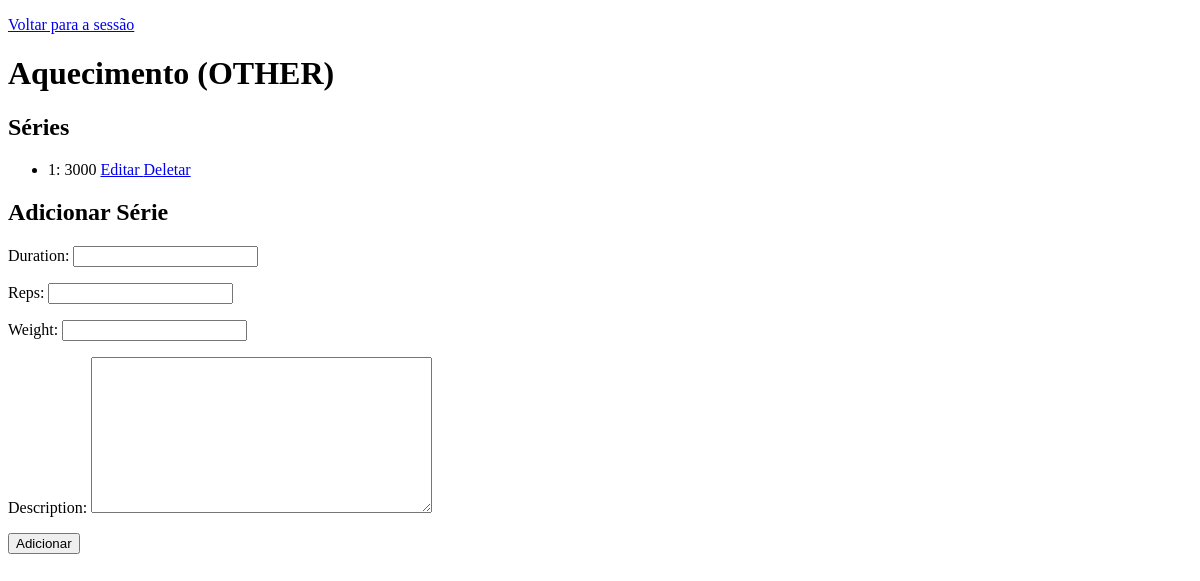
The app's page /training/session-exercise/17/ (signed in), older data.
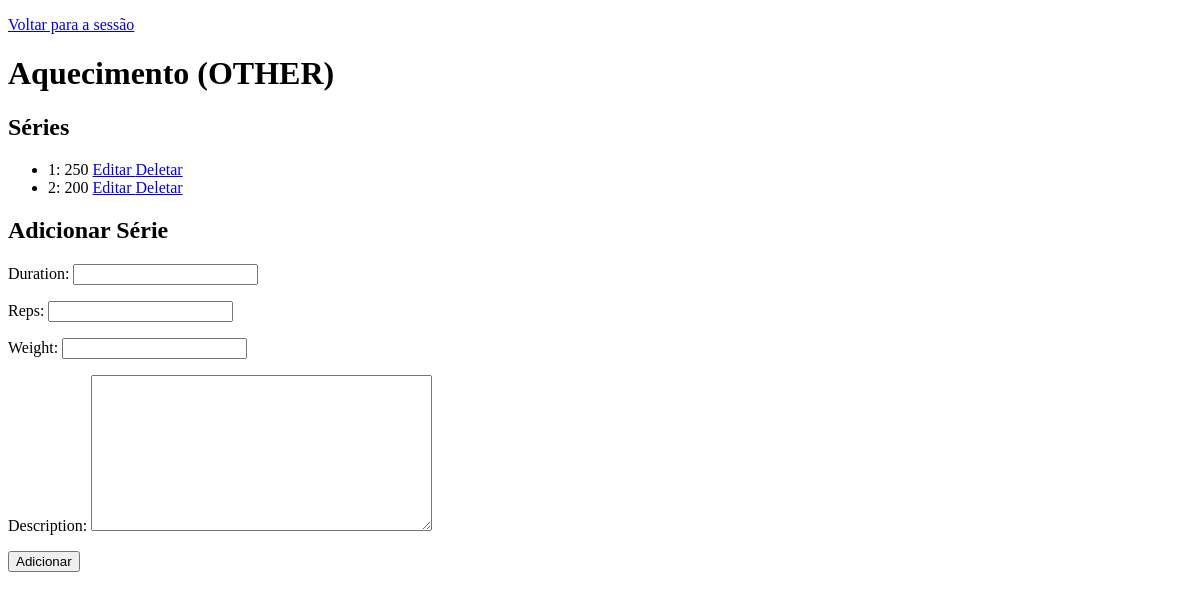
The same page, newer data.
### training/models.py (models this page shows, shortened)
class ExerciseSet(models.Model):
    order = models.PositiveSmallIntegerField()
    session_exercise = models.ForeignKey(
        SessionExercise,
        on_delete=models.CASCADE,
        related_name='exercise_sets',
    )
    reps = models.PositiveSmallIntegerField(blank=True, null=True)
    duration = models.PositiveSmallIntegerField(blank=True, null=True)
    weight = models.DecimalField(max_digits=6, decimal_places=2, blank=True, null=True)
    description = models.TextField(blank=True)
    class Meta:
        constraints = [
            models.UniqueConstraint(
                fields=['session_exercise', 'order'],
                name='uniq_exerciseset_order_per_session_exercise',
            )
        ]

### training/views.py (the view)
# urls.py: path('session-exercise/<int:pk>/', views.session_exercise_detail, name='session_exercise_detail'),
@login_required
def session_exercise_detail(request, pk):
    se = get_object_or_404(
        SessionExercise.objects.select_related('session', 'exercise'),
        pk=pk,
        session__user=request.user,
    )
    sets_qs = se.exercise_sets.all().order_by('order')
    if request.method == 'POST':
        form = ExerciseSetForm(request.POST)
        if form.is_valid():
            s = form.save(commit=False)
            s.session_exercise = se
            max_order = se.exercise_sets.aggregate(Max('order'))['order__max'] or 0
            s.order = max_order + 1
            s.save()
            return redirect('training:session_exercise_detail', pk=se.pk)
    else:
        form = ExerciseSetForm()
    return render(
        request,
        'session_exercise_detail.html',
        {'se': se, 'sets': sets_qs, 'form': form}
    )

### training/forms.py
class ExerciseSetForm(forms.ModelForm):
    class Meta:
        model = ExerciseSet
        fields = [
            'duration',
            'reps',
            'weight',
            'description',
        ]

### training/templates/session_exercise_detail.html (shortened to what this page needs)
<!DOCTYPE html>
<html lang="en">
<head>
</head>
<body>
    <p><a href="{% url 'training:training_session_detail' pk=se.session.pk %}">Voltar para a sessão</a></p>
    <h1>{{ se.exercise.name }} ({{ se.variation }})</h1>
    <h2>Séries</h2>
    <ul>
        {% for s in sets %}
            <li>
                {{ s.order }}:
                {% if s.reps %}{{ s.reps }}{% else %}{{ s.duration }}{% endif %}
                <a href="{% url 'training:exercise_set_update' session_exercise_pk=se.pk pk=s.pk %}">
                    Editar
                </a>
                <a href="{% url 'training:exercise_set_delete' session_exercise_pk=se.pk pk=s.pk %}">
                    Deletar
                </a>
            </li>
        {% empty %}
            <li>Nenhuma série ainda.</li>
        {% endfor %}
    </ul>
    <h2>Adicionar Série</h2>
    <form method="post">
        {{ form.as_p }}
        <button type="submit">Adicionar</button>
    </form>
</body>
</html>

Row changes from the older to the newer data that the page shows:
removed ExerciseSet: order "1", duration "3000"
added ExerciseSet: order "1", duration "250"
added ExerciseSet: order "2", duration "200"
